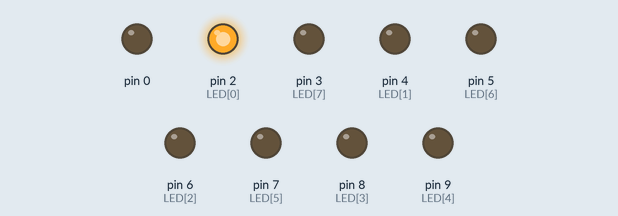
A sketch run on a simulated Arduino Uno, built with avr-gcc and run on an emulated ATmega328P. Shown: output pins drawn as LEDs (lit = HIGH).

Above: at 0.2 s.
At 0.7 s:
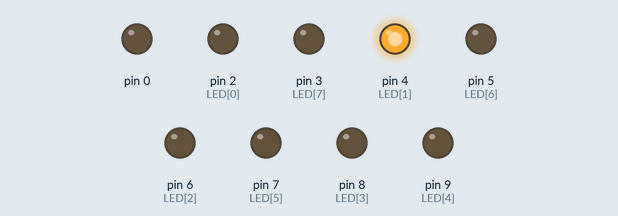
At 1.7 s:
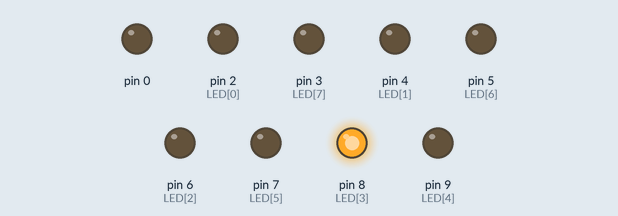
At 3.2 s:
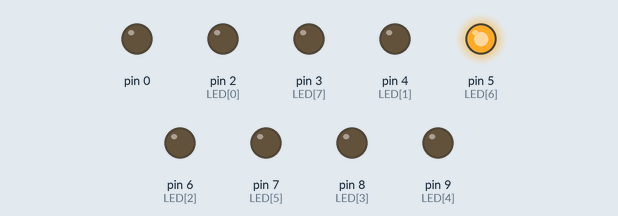
At 4.7 s:
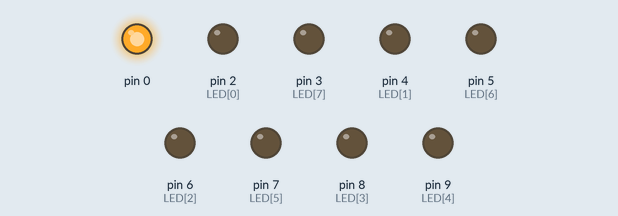
At 6.2 s:
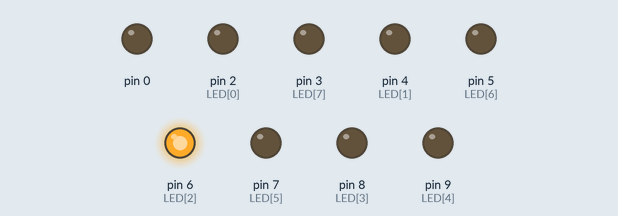
Timing chart, 0 to 6.5 s (numbered marks = the images above):
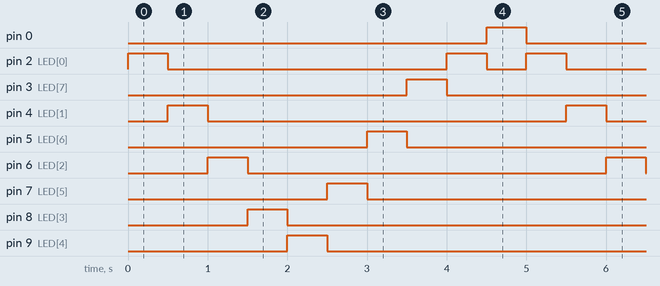

Measured:
- by itself, pin 2 (LED[0]): repeats every 5.0 s: LOW 3.5 s, HIGH 0.50 s, LOW 0.50 s, HIGH 0.50 s
- by itself, pin 0, pin 3 (LED[7]), pin 4 (LED[1]), pin 5 (LED[6]), pin 6 (LED[2]), pin 7 (LED[5]), pin 8 (LED[3]), pin 9 (LED[4]): alternates HIGH for 0.50 s and LOW for 4.5 s
- by itself, everything shown: repeats every 5.0 s, in 11 steps

The sketch:

sketch_feb24b.ino
```cpp
int LED[9]={2,4,6,8,9,7,5,3,2};

void setup() {
   for(int i=0;i<10;i++){
    pinMode(LED[i],OUTPUT);
  }
}

void loop() {
  for (int i=0;i<10;i++){
    digitalWrite(LED[i],HIGH);
    delay(500);
    digitalWrite(LED[i],LOW);
  }
}
```
